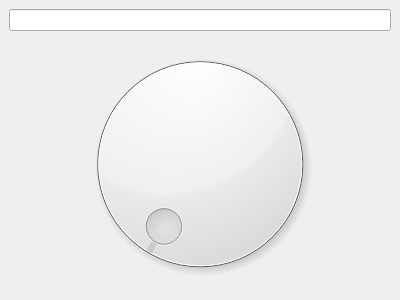
<?xml version="1.0" encoding="UTF-8"?>
<ui version="4.0">
 <class>DockWidget</class>
 <widget class="QDockWidget" name="DockWidget">
  <property name="geometry">
   <rect>
    <x>0</x>
    <y>0</y>
    <width>400</width>
    <height>300</height>
   </rect>
  </property>
  <property name="windowTitle">
   <string>DockWidget</string>
  </property>
  <widget class="QWidget" name="dockWidgetContents">
   <layout class="QGridLayout" name="gridLayout_2">
    <item row="0" column="0">
     <layout class="QGridLayout" name="gridLayout">
      <item row="0" column="0">
       <widget class="QLineEdit" name="lineEdit"/>
      </item>
      <item row="1" column="0">
       <widget class="QDial" name="dial"/>
      </item>
     </layout>
    </item>
   </layout>
  </widget>
 </widget>
 <resources/>
 <connections/>
</ui>
